Frame 1 (no input): blank canvas, image omitted
Frame 60 (no input): blank canvas, image omitted
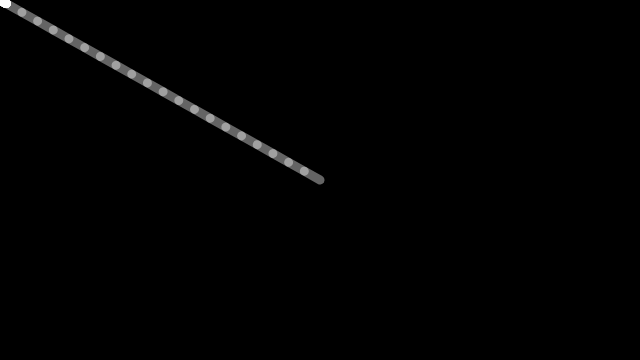
Frame 120 (the mouse pressed at the canvas centre since frame 60)

The p5.js sketch whose frames 1 and 60 were blank and that drew this single picture after the mouse press (run headless with seeded random() and noise() and a simulated clock; from frame 60 on, the mouse is pressed at the canvas centre):

// p5.js sketch
// ── sketch.js
var x = new Array(50);  // **change** float[] x = new float[20] to new Array(20)
var y = new Array(50);  // **change** float[] y = new float[20] to new Array(20)
var segLength = 18;                                 // **change** float to var

function setup() {                          // **change** void setup() to function setup()
  createCanvas(640, 360);                   // **change** size() to createCanvas()
  strokeWeight(9);                          // strokeWeight() is the same
  stroke(255, 100);                         // stroke() is the same
  for(var i=0; i<x.length; i++) {         // initialize the array
    x[i]=0;
    y[i]=0;
  }
}

function draw() { 
  background(0);
  if(mouseIsPressed){
    drawSegment(0, mouseX, mouseY);           // functions calls, mouseX and mouseY are the same
    for(var i=0; i<x.length-1; i++) {         // **change** int i to var i
    drawSegment(i+1, x[i], y[i]);           // function calls are the same
    }
  }                          // **change** void draw() to function draw()
  
}

function drawSegment(i, xin, yin) {         // **change** void drawSegment() to function drawSegment(), remove type declarations
  var dx = xin - x[i];                      // **change** float to var
  var dy = yin - y[i];                      // **change** float to var
  var angle = atan2(dy, dx);                // **change** float to var, atan2() is the same
  x[i] = xin - cos(angle) * segLength;      // cos() is the same
  y[i] = yin - sin(angle) * segLength;      // sin() is the same
  segment(x[i], y[i], angle);               // function calls are the same
}

function segment(x, y, a) {                 // **change** void segment() to function segment(), remove type declarations
  push();                            		// pushMatrix() becomes push()
  translate(x, y);                          // translate() is the same
  rotate(a);                                // rotate() is the same
  line(0, 0, segLength, 0);                 // line() is the same
  pop();                              		// popMatrix() becomes pop()
}
